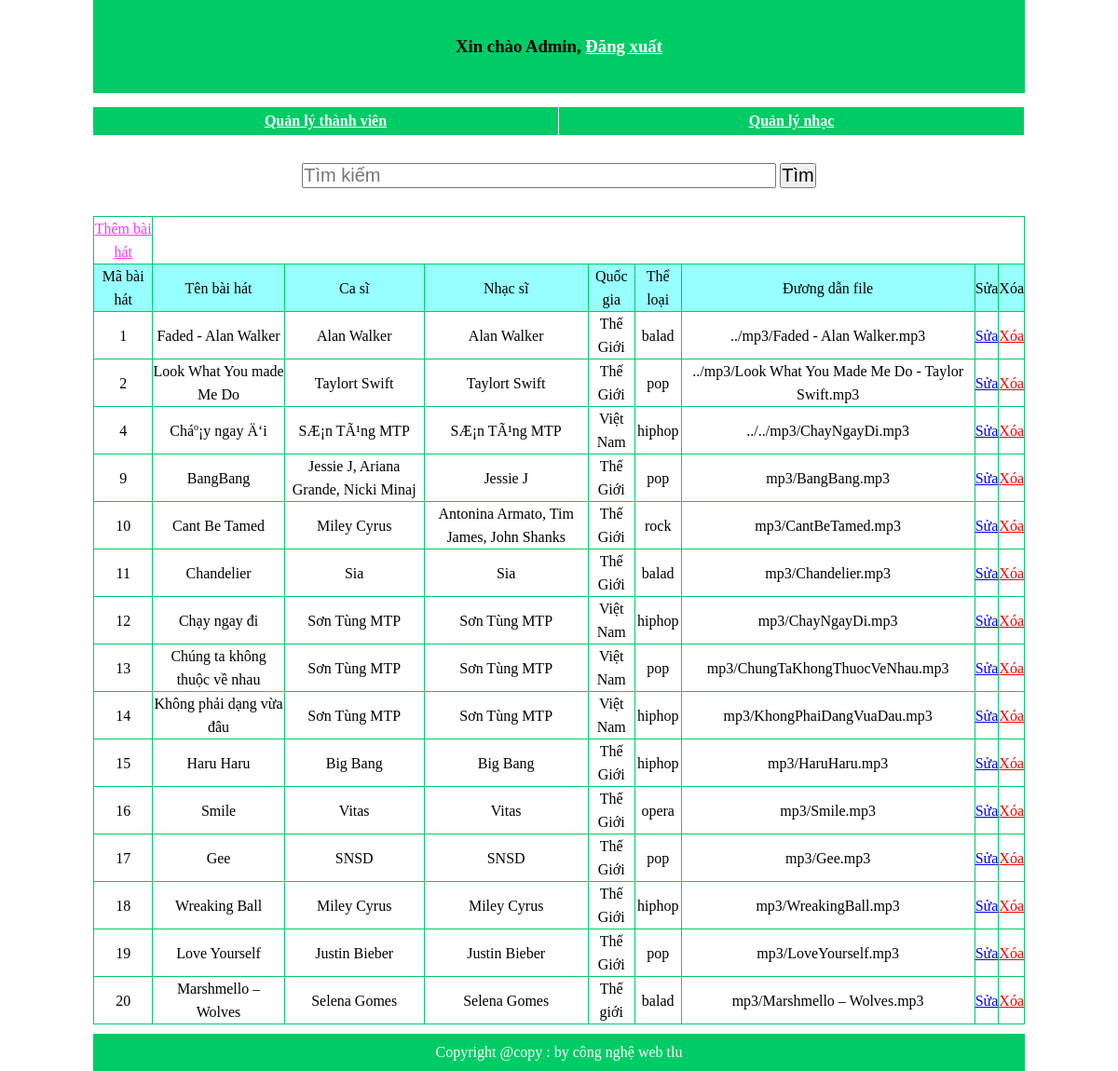
/admin/list_music.php, run on the app's committed database.
### tables this page shows
CREATE TABLE `baihat` (
  `mabh` int(11) NOT NULL,
  `tenbh` varchar(150) NOT NULL,
  `tencs` varchar(50) NOT NULL,
  `tenns` varchar(50) NOT NULL,
  `quocgia` varchar(30) NOT NULL,
  `theloai` varchar(30) NOT NULL,
  `capnhat` int(1) NOT NULL DEFAULT '0',
  `url` varchar(255) NOT NULL
);

### admin/list_music.php (the view, shortened to what this page needs)
<?php
	require("templates/header.php");
	echo"<form action='../admin/list_music.php'>";
	require("../search/search_admin.php");
        if (isset($_REQUEST['ok']))
        {
            $timkiem = addslashes($_GET['timkiem']);
            if (empty($timkiem)) {
                echo "<p style= 'color:red;'>* Dữ liệu tìm kiếm không được để trống</p>";
            }
            else
            {
                $sql = "SELECT * FROM baihat WHERE tenbh LIKE '%$timkiem%' OR tencs LIKE '%$timkiem%' OR tenns LIKE '%$timkiem%' OR quocgia LIKE '%$timkiem%' OR theloai LIKE '%$theloai%' ";
                require("../config/connect.php");
                $kq = mysqli_query($conn,$sql);
                $num = mysqli_num_rows($kq);
                if ($num > 0 && $timkiem != "")
                {
                    echo "<p style='color:#0000FF;'>$num kết quả trả về với từ khóa <b>$timkiem</b></p>";
                    echo '<table border="1" cellspacing="0" cellpadding="10">';
                    echo "<tr style='background: #97FFFF;'>";
                		echo"<td>Mã bài hát</td>";
						echo"<td>Tên bài hát</td>";
						echo"<td>Ca sĩ</td>";
						echo"<td>Nhạc sĩ</td>";
						echo"<td>Quốc gia</td>";
						echo"<td>Thể loại</td>";
						echo"<td>Đương dẫn file</td>";
						echo"<td>Sửa</td>";
						echo"<td>Xóa</td>";
					echo"</tr>";
                    while ($data = mysqli_fetch_assoc($kq))
                    {
                        echo"<tr>";
                        	echo"<td>$data[mabh]</td>";
							echo"<td>$data[tenbh]</td>";
							echo"<td>$data[tencs]</td>";
							echo"<td>$data[tenns]</td>";
							echo"<td>$data[quocgia]</td>";
							echo"<td>$data[theloai]</td>";
							echo"<td>$data[url]</td>";
							echo"<td><a href='edit_list_music.php?mabh=$data[mabh]' style='color:blue;'>Sửa</a></td>";
							echo"<td><a href='del_list_music.php?mabh=$data[mabh]' onclick='return show_confirm()' style='color:red;'>Xóa</a></td>";
						echo"</tr>";
                    }
                }
                else
                {
                    echo"<p style='color:red;'>* Không tìm thấy kết quả!;</p>";
                }
				mysqli_close($conn);
            }
            	echo"</table>";
			echo"</div>";
        }
        else
        {
			echo"<tr style='height: 40px;'>";
				echo"<td><a style='color: #FF33FF;' href='add_list_music.php'>Thêm bài hát</a></td>";
			echo"</tr>";
			echo"<tr style='background: #97FFFF;''>";
				echo"<td>Mã bài hát</td>";
				echo"<td>Tên bài hát</td>";
				echo"<td>Ca sĩ</td>";
				echo"<td>Nhạc sĩ</td>";
				echo"<td>Quốc gia</td>";
				echo"<td>Thể loại</td>";
				echo"<td>Đương dẫn file</td>";
				echo"<td>Sửa</td>";
				echo"<td>Xóa</td>";
			echo"</tr>";
			require("../config/connect.php");
			$sql = "SELECT * FROM baihat";
			$kq = mysqli_query($conn,$sql);
			while ($data = mysqli_fetch_assoc($kq))
			{
				echo"<tr>";
					echo"<td>$data[mabh]</td>";
					echo"<td>$data[tenbh]</td>";
					echo"<td>$data[tencs]</td>";
					echo"<td>$data[tenns]</td>";
					echo"<td>$data[quocgia]</td>";
					echo"<td>$data[theloai]</td>";
					echo"<td>$data[url]</td>";
					echo"<td><a href='edit_list_music.php?mabh=$data[mabh]' style='color:blue;'>Sửa</a></td>";
					echo"<td><a href='del_list_music.php?mabh=$data[mabh]' onclick='return show_confirm()' style='color:red;'>Xóa</a></td>";
				echo"</tr>";
			}
        }
?>
<?php
	require("templates/footer.php");
?>

### css/style-admin.css (style rules this page uses)
* { padding: 0px; margin: 0px; }
body { width: 1000px; margin: auto; }
#duoi table tr { border: 1px solid #0C6; line-height: 25px; }
#duoi table td { border: 1px solid #0C6; }

### data on the page
baihat: mabh "1", tenbh "Faded - Alan Walker", tencs "Alan Walker", tenns "Alan Walker", quocgia "Thế Giới", theloai "balad", url "../mp3/Faded - Alan Walker.mp3"
baihat: mabh "2", tenbh "Look What You made Me Do", tencs "Taylort Swift", tenns "Taylort Swift", quocgia "Thế Giới", theloai "pop", url "../mp3/Look What You Made Me Do - Taylor Swift.mp3"
baihat: mabh "4", tenbh "Cháº¡y ngay Ä‘i", tencs "SÆ¡n TÃ¹ng MTP", tenns "SÆ¡n TÃ¹ng MTP", quocgia "Việt Nam", theloai "hiphop", url "../../mp3/ChayNgayDi.mp3"
baihat: mabh "9", tenbh "BangBang", tencs "Jessie J, Ariana Grande, Nicki Minaj", tenns "Jessie J", quocgia "Thế Giới", theloai "pop", url "mp3/BangBang.mp3"
baihat: mabh "10", tenbh "Cant Be Tamed", tencs "Miley Cyrus", tenns "Antonina Armato, Tim James, John Shanks", quocgia "Thế Giới", theloai "rock", url "mp3/CantBeTamed.mp3"
baihat: mabh "11", tenbh "Chandelier", tencs "Sia", tenns "Sia", quocgia "Thế Giới", theloai "balad", url "mp3/Chandelier.mp3"
baihat: mabh "12", tenbh "Chạy ngay đi", tencs "Sơn Tùng MTP", tenns "Sơn Tùng MTP", quocgia "Việt Nam", theloai "hiphop", url "mp3/ChayNgayDi.mp3"
baihat: mabh "13", tenbh "Chúng ta không thuộc về nhau", tencs "Sơn Tùng MTP", tenns "Sơn Tùng MTP", quocgia "Việt Nam", theloai "pop", url "mp3/ChungTaKhongThuocVeNhau.mp3"
baihat: mabh "14", tenbh "Không phải dạng vừa đâu", tencs "Sơn Tùng MTP", tenns "Sơn Tùng MTP", quocgia "Việt Nam", theloai "hiphop", url "mp3/KhongPhaiDangVuaDau.mp3"
baihat: mabh "15", tenbh "Haru Haru", tencs "Big Bang", tenns "Big Bang", quocgia "Thế Giới", theloai "hiphop", url "mp3/HaruHaru.mp3"
baihat: mabh "16", tenbh "Smile", tencs "Vitas", tenns "Vitas", quocgia "Thế Giới", theloai "opera", url "mp3/Smile.mp3"
baihat: mabh "17", tenbh "Gee", tencs "SNSD", tenns "SNSD", quocgia "Thế Giới", theloai "pop", url "mp3/Gee.mp3"
baihat: mabh "18", tenbh "Wreaking Ball", tencs "Miley Cyrus", tenns "Miley Cyrus", quocgia "Thế Giới", theloai "hiphop", url "mp3/WreakingBall.mp3"
baihat: mabh "19", tenbh "Love Yourself", tencs "Justin Bieber", tenns "Justin Bieber", quocgia "Thế Giới", theloai "pop", url "mp3/LoveYourself.mp3"
baihat: mabh "20", tenbh "Marshmello – Wolves", tencs "Selena Gomes", tenns "Selena Gomes", quocgia "Thế giới", theloai "balad", url "mp3/Marshmello – Wolves.mp3"
